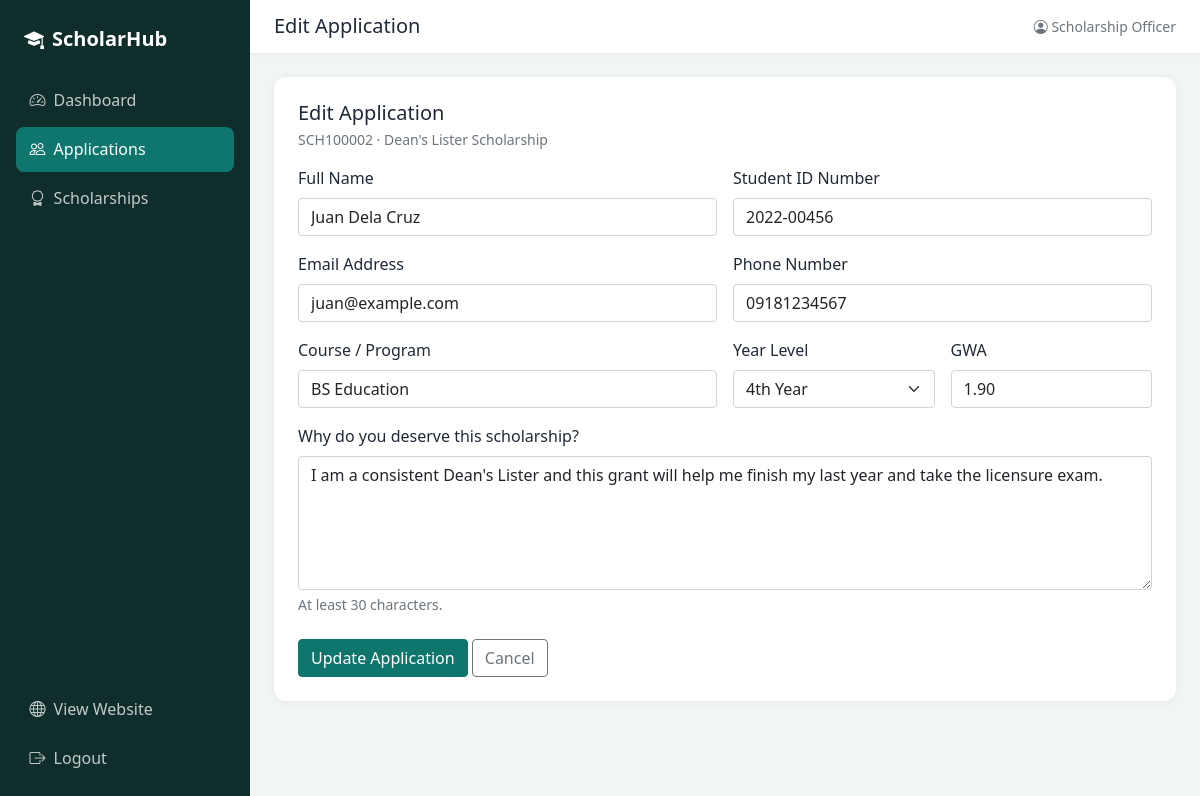
The app's page /admin/application_edit.php?id=2 (signed in) with its own data.
### tables this page shows
CREATE TABLE applications (
  application_id INT AUTO_INCREMENT PRIMARY KEY,
  reference_code VARCHAR(12) NOT NULL UNIQUE,
  scholarship_id INT NOT NULL,
  student_id_no VARCHAR(30) NOT NULL,
  full_name VARCHAR(100) NOT NULL,
  email VARCHAR(100) NOT NULL,
  phone VARCHAR(20) NOT NULL,
  course VARCHAR(100) NOT NULL,
  year_level VARCHAR(20) NOT NULL,
  gwa DECIMAL(3,2) NOT NULL,
  reason TEXT NOT NULL,
  document VARCHAR(255) NULL,
  status ENUM('Pending','Under Review','Approved','Rejected') NOT NULL DEFAULT 'Pending',
  remarks TEXT NULL,
  created_at TIMESTAMP NOT NULL DEFAULT CURRENT_TIMESTAMP,
  CONSTRAINT fk_application_scholarship FOREIGN KEY (scholarship_id) REFERENCES scholarships(scholarship_id)
    ON UPDATE CASCADE ON DELETE RESTRICT
);

CREATE TABLE scholarships (
  scholarship_id INT AUTO_INCREMENT PRIMARY KEY,
  scholarship_name VARCHAR(120) NOT NULL,
  sponsor VARCHAR(120) NOT NULL,
  description TEXT NULL,
  benefit_amount DECIMAL(10,2) NOT NULL DEFAULT 0.00,
  slots INT NOT NULL DEFAULT 1,
  max_gwa DECIMAL(3,2) NOT NULL DEFAULT 3.00,
  deadline DATE NOT NULL,
  status ENUM('Open','Closed') NOT NULL DEFAULT 'Open'
);

### includes/functions.php (called while the page is built, shortened)
<?php
function clean($text) {
    return htmlspecialchars((string) $text, ENT_QUOTES, 'UTF-8');
}
function run($conn, $sql, $types = '', $params = array()) {
    $stmt = $conn->prepare($sql);
    if ($types != '') {
        $stmt->bind_param($types, ...$params);
    }
    $stmt->execute();
    return $stmt;
}
function getYearLevels() {
    return array('1st Year', '2nd Year', '3rd Year', '4th Year', '5th Year');
}

### includes/application_fields.php (the view, shortened to what this page needs)
<div class="row g-3">
  <div class="col-md-6">
    <label class="form-label" for="full_name">Full Name</label>
    <input type="text" id="full_name" name="full_name" class="form-control" maxlength="100" value="<?= clean($a['full_name']) ?>" required>
  </div>
  <div class="col-md-6">
    <label class="form-label" for="student_id_no">Student ID Number</label>
    <input type="text" id="student_id_no" name="student_id_no" class="form-control" maxlength="30" value="<?= clean($a['student_id_no']) ?>" placeholder="2023-00123" required>
  </div>
  <div class="col-md-6">
    <label class="form-label" for="email">Email Address</label>
    <input type="email" id="email" name="email" class="form-control" maxlength="100" value="<?= clean($a['email']) ?>" required>
  </div>
  <div class="col-md-6">
    <label class="form-label" for="phone">Phone Number</label>
    <input type="text" id="phone" name="phone" class="form-control" maxlength="20" value="<?= clean($a['phone']) ?>" placeholder="09123456789" required>
  </div>
  <div class="col-md-6">
    <label class="form-label" for="course">Course / Program</label>
    <input type="text" id="course" name="course" class="form-control" maxlength="100" value="<?= clean($a['course']) ?>" placeholder="BS Information Technology" required>
  </div>
  <div class="col-md-3">
    <label class="form-label" for="year_level">Year Level</label>
    <select id="year_level" name="year_level" class="form-select" required>
      <?php foreach (getYearLevels() as $y): ?>
        <option <?= $a['year_level'] == $y ? 'selected' : '' ?>><?= $y ?></option>
      <?php endforeach; ?>
    </select>
  </div>
  <div class="col-md-3">
    <label class="form-label" for="gwa">GWA</label>
    <input type="number" step="0.01" min="1" max="5" id="gwa" name="gwa" class="form-control" value="<?= clean($a['gwa']) ?>" placeholder="1.75" required>
  </div>
  <div class="col-12">
    <label class="form-label" for="reason">Why do you deserve this scholarship?</label>
    <textarea id="reason" name="reason" rows="5" class="form-control" maxlength="1500" required><?= clean($a['reason']) ?></textarea>
    <div class="form-text">At least 30 characters.</div>
  </div>
</div>

### admin/application_edit.php (shortened to what this page needs)
<?php
require_once '../includes/functions.php';
$id = isset($_GET['id']) ? (int) $_GET['id'] : 0;
$app = run($conn, "SELECT * FROM applications WHERE application_id = ?", 'i', array($id))->get_result()->fetch_assoc();
$scholarship = run($conn, "SELECT * FROM scholarships WHERE scholarship_id = ?", 'i', array($app['scholarship_id']))->get_result()->fetch_assoc();
$a = $app;
include '../includes/admin_header.php';
?>
<div class="card p-4">
  <h5 class="mb-1">Edit Application</h5>
  <p class="text-muted small"><?= clean($app['reference_code']) ?> &middot; <?= clean($scholarship['scholarship_name']) ?></p>
  <form method="post">
    <?php include '../includes/application_fields.php'; ?>
    <div class="mt-4">
      <button class="btn btn-brand">Update Application</button>
      <a href="application_view.php?id=<?= $id ?>" class="btn btn-outline-secondary">Cancel</a>
    </div>
  </form>
</div>
<?php include '../includes/admin_footer.php'; ?>

### assets/css/style.css (style rules this page uses)
:root { --brand: #0f766e; --brand-dark: #0b5d57; --brand-soft: #e6f4f1; --ink: #0f2e2b; }
body { background: #f6f8f7; color: #1f2937; }
.btn-brand { background: var(--brand); border-color: var(--brand); color: #fff; }
.card { border: 0; border-radius: 12px; box-shadow: 0 1px 8px rgba(0,0,0,.06); }
.admin-body { background: #f1f5f4; }

### records on screen
applications: reference_code "SCH100002", full_name "Juan Dela Cruz", student_id_no "2022-00456", email "juan@example.com", phone "09181234567", course "BS Education", year_level "4th Year", gwa "1.90", reason "I am a consistent Dean's Lister and this grant will help me finish my last year and take the licensure exam."
scholarships: scholarship_name "Dean's Lister Scholarship"

### other values on screen
$item[2] "Dashboard"
$item[2] "Applications"
$item[2] "Scholarships"
$pageTitle "Edit Application"
$_SESSION['admin_name'] "Scholarship Officer"
